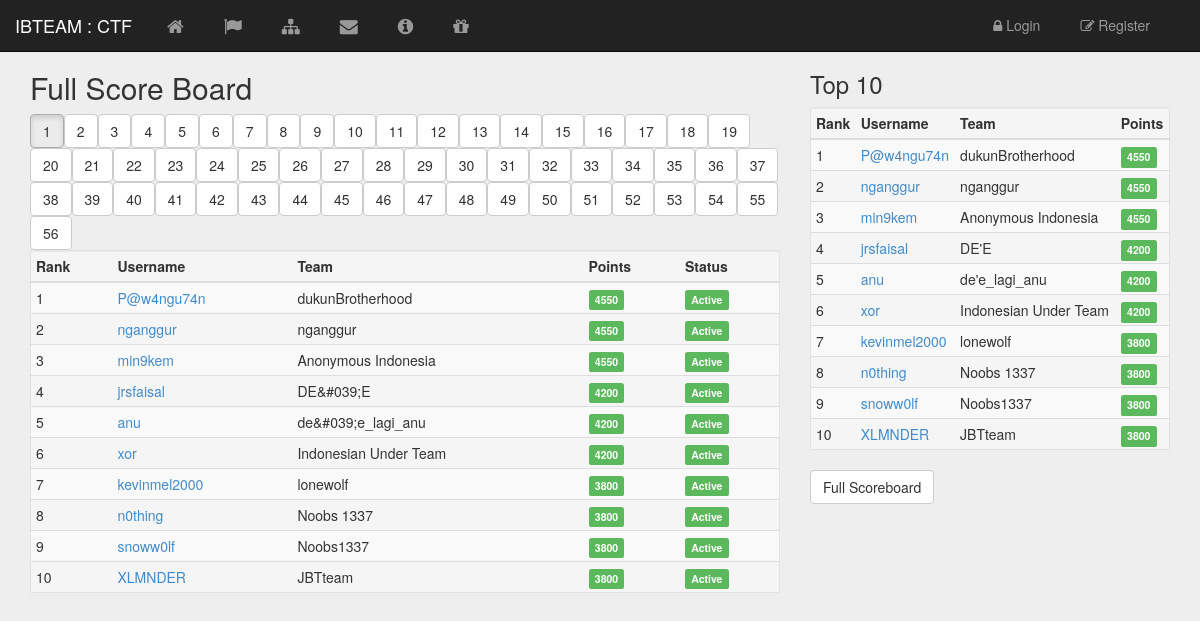
Page /scoreboard.php on the committed database.
### tables this page shows
CREATE TABLE IF NOT EXISTS `player` (
  `idplayer` int(5) NOT NULL,
  `username` varchar(30) NOT NULL,
  `password` varchar(35) NOT NULL,
  `team` varchar(35) NOT NULL,
  `email` varchar(30) NOT NULL,
  `status` varchar(6) NOT NULL,
  `solved` int(10) NOT NULL,
  `points` int(50) NOT NULL,
  `ip` varchar(50) NOT NULL,
  `idsoalsolv` varchar(100) NOT NULL
);

### config/config.php (called while the page is built, shortened)
<?php
$url = "http://localhost/IBTEAM-CTF/";
function filter($data) {
    $data = htmlspecialchars(trim(htmlentities(strip_tags($data))));
    $data = mysql_real_escape_string($data);
    return $data;
}
?>

### partials/scoreboard/scoreboard.php (the view, shortened to what this page needs)
<div class="col-md-8">
    <h2>Full Score Board</h2>
            <table class="table well table-striped table-condensed">
                  <thead>
                  <tr>
                      <th>Rank</th>
                      <th>Username</th>
                      <th>Team</th>
                      <th>Points</th>
                      <th>Status</th>
                  </tr>
              </thead>
              <tbody>
                <?php
$per_page = 10;
$page_query = mysql_query("SELECT COUNT(*) FROM player");
$pages = ceil(mysql_result($page_query, 0) / $per_page);
if(isset($_GET['page'])){
    $getpage = filter($_GET['page']);
    $getpage;
}else{
   $getpage=1;
}
$start = ($getpage - 1) * $per_page;
$query = mysql_query("select * from player order by points desc limit $start, $per_page");
if($start == 0){
$i=1;
}else{
$i=+$start+1;
}
while($data = mysql_fetch_array($query)){
$labelstatus="label-success";
$status="Active";
$labelpoint ="label-default";
if($data['points']>=100){
 $labelpoint= "label-primary";
}
if($data['points']>=300){
 $labelpoint= "label-danger";
}
if($data['points']>=600){
$labelpoint= "label-warning";
}
if($data['points']>=900){
$labelpoint="label-success";
}
                echo "<tr>";
                echo"<td>".$i."</td>";
                echo"<td><a href='".$url."user/".filter($data['username'])."'>".filter($data['username'])."</a></td>";
                echo"<td>".filter($data['team'])."</td>";
                echo"<td><span class='label ".$labelpoint."'>".filter($data['points'])."</span>";
                echo"<td><span class='label ".$labelstatus."'>".$status."</span>";
                echo"</td>";
                echo"</tr>";
    $i++;
}
if($pages >= 1 && $getpage <= $pages){
	for($x=1; $x<=$pages; $x++){
        if($x == $getpage){
            $active = "active";
        }else{
            $active = "";
        }
		echo ($x == $getpage) ? '<b><a class="'.$active.' btn btn-default" href="?page='.$x.'">'.$x.'</a></b> ' : '<a class="'.$active.' btn btn-default" href="?page='.$x.'">'.$x.'</a> ';
	}
}
                  ?>
                </tbody>
            </table>
</div>

### partials/top10.php
<?php $query=mysql_query( "select * from player order by points desc limit 10"); ?>
<div class="col-md-4 score">
    <h3> Top 10 </h3>
    <table class="table well table-striped table-condensed">
        <thead>
            <tr>
                <th>Rank</th>
                <th>Username</th>
                <th>Team</th>
                <th>Points</th>
            </tr>
        </thead>
        <tbody>
            <?php $i=1; while($data=mysql_fetch_array($query)){
$labelpoint ="label-default";
if($data['points']>=100){
 $labelpoint= "label-primary";
}
if($data['points']>=200){
 $labelpoint= "label-danger";
}
if($data['points']>=300){
$labelpoint= "label-warning";
}
if($data['points']>=400){
$labelpoint="label-success";
}
    echo "<tr>";
    echo "<td>".$i. "</td>";
    echo "<td><a href='".$url."user/".mysql_real_escape_string(stripslashes(strip_tags(htmlspecialchars($data[ 'username']))))."'>".mysql_real_escape_string(stripslashes(strip_tags(htmlspecialchars($data[ 'username'])))). "</a></td>"; echo "<td>".mysql_real_escape_string(stripslashes(strip_tags(htmlspecialchars($data[ 'team'])))). "</td>";
echo "<td><span class='label ".$labelpoint."'>".mysql_real_escape_string(stripslashes(strip_tags(htmlspecialchars($data[ 'points'])))). "</span>";
echo "</tr>"; $i++; } ?>
        </tbody>
    </table>
    <a href="<?=$url?>scoreboard.php"><span class="btn btn-default">Full Scoreboard</span></a>
</div>

### assets/css/style.css (style rules this page uses)
body { background: #eee; }
.score { display: inline-block; }

### rows in the picture
player: username "P@w4ngu74n", team "dukunBrotherhood", points "4550", status "Active"
player: username "nganggur", team "nganggur", points "4550", status "Active"
player: username "min9kem", team "Anonymous Indonesia", points "4550", status "Active"
player: username "jrsfaisal", team "DE&#039;E", points "4200", status "Active", team "DE'E"
player: username "anu", team "de&#039;e_lagi_anu", points "4200", status "Active", team "de'e_lagi_anu"
player: username "xor", team "Indonesian Under Team", points "4200", status "Active"
player: username "kevinmel2000", team "lonewolf", points "3800", status "Active"
player: username "n0thing", team "Noobs 1337", points "3800", status "Active"
player: username "snoww0lf", team "Noobs1337", points "3800", status "Active"
player: username "XLMNDER", team "JBTteam", points "3800", status "Active"
